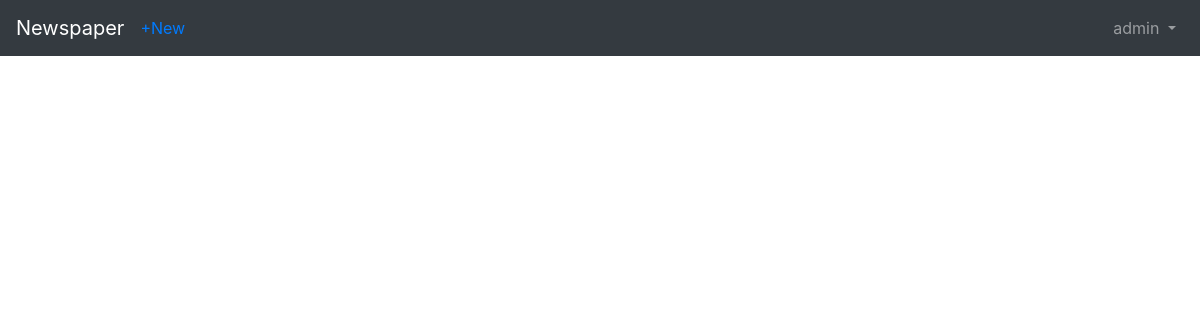
The page /articles/ (signed in) on the database as committed earlier.
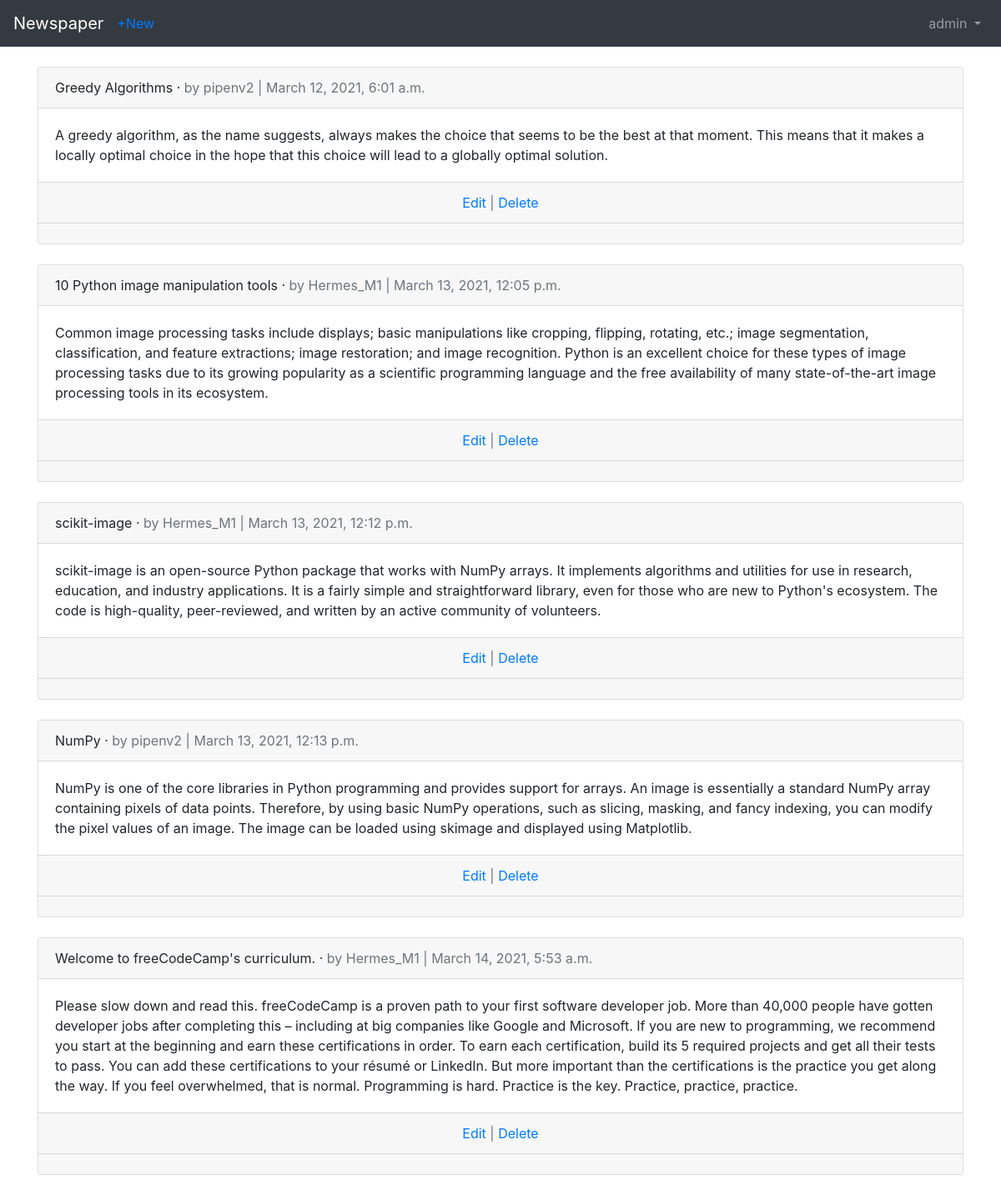
The same page on the database as committed later.
### users/models.py (models this page shows)
class CustomUser(AbstractUser):
    age = models.PositiveIntegerField(null=True, blank=True)

### articles/models.py (models this page shows, shortened)
class Article(models.Model):
    title = models.CharField(max_length = 255)
    body = models.TextField()
    date = models.DateTimeField(auto_now_add = True)
    author = models.ForeignKey(get_user_model(), on_delete=models.CASCADE)

### articles/views.py (the view)
# urls.py: path('', ArticleListView.as_view(), name='article_list'),
class ArticleListView(LoginRequiredMixin, ListView):
    model = Article
    template_name = 'article_list.html'
    login_url = 'login'

### templates/article_list.html (shortened to what this page needs)
{% extends 'base.html' %}
{% block content %}
    {% for article in object_list %}
    <div class="card">
        <div class="card-header">
            <span class="font-weight-blod">
                {{ article.title }}
            </span> &middot;
            <span class="text-muted">
                by {{ article.author }} | {{ article.date }}
            </span>
        </div>
        <div class="card-body">
            {{ article.body }}
        </div>
        <div class="card-footer text-center text-muted">
            <a href="{% url 'article_edit' article.pk %}">Edit</a> | <a href="{% url 'article_delete' article.pk %}">Delete</a>
        </div>
        <div class="card-footer">
        </div>
    </div>
    <br>
    {% endfor %}
{% endblock content %}

### templates/base.html (shortened to what this page needs)
<!DOCTYPE html>
<html lang="en">
<head>
    <link rel="stylesheet" href="https://maxcdn.bootstrapcdn.com/bootstrap/4.0.0/css/bootstrap.min.css">
</head>
<body>
    <nav class="navbar navbar-expand-md navbar-dark bg-dark mb-4">
        <a class="navbar-brand" href="{% url 'home' %}">Newspaper</a>
        {% if user.is_authenticated %}
            <ul class='navbar-nav mr-auto'>
                <li class='nav-item'>
                    <a href="{% url 'article_new' %}">+New</a>
                </li>
            </ul>
        {% endif %}
        <div class="collapse navbar-collapse" id="navbarCollapse">
            {% if user.is_authenticated %}
            <ul  l class="navbar-nav ml-auto">
                <li class="nav-item">
                    <a class="nav-link dropdown-toggle" href="#" id="userMenu" data-toggle="dropdown" aria-haspopup="true" aria-expanded="false">
                        {{ user.username }}
                    </a>
                </li>
            </ul>
            {% else %}
            <form class="form-inline ml-auto">
                <a href="{% url 'login' %}" class="btn btn-outline-secondary">Log In</a>
                <a href="{% url 'signup' %}" class="btn btn-primary ml-2">Sign up</a>
            </form>
            {% endif %}
        </div>
    </nav>
    <div class="container">
    {% block content %}
    {% endblock content %}
    </div>
</body>
</html>

Rows that differ between the two databases and show on the page:
added Article: title "Greedy Algorithms", author "pipenv2", date "March 12, 2021, 6:01 a.m.", body "A greedy algorithm, as the name suggests, always makes the choice that seems to be the best at that moment. This means that it makes a locally optimal choice in the hope that this choice will lead to a globally optimal solution."
added Article: title "10 Python image manipulation tools", author "Hermes_M1", date "March 13, 2021, 12:05 p.m.", body "Common image processing tasks include displays; basic manipulations like cropping, flipping, rotating, etc.; image segmentation, classification, and feature extractions; image restoration; and image recognition. Python is an excellent choice for these types of image processing tasks due to its growing popularity as a scientific programming language and the free availability of many state-of-the-art image processing tools in its ecosystem."
added Article: title "scikit-image", author "Hermes_M1", date "March 13, 2021, 12:12 p.m.", body "scikit-image is an open-source Python package that works with NumPy arrays. It implements algorithms and utilities for use in research, education, and industry applications. It is a fairly simple and straightforward library, even for those who are new to Python's ecosystem. The code is high-quality, peer-reviewed, and written by an active community of volunteers."
added Article: title "NumPy", author "pipenv2", date "March 13, 2021, 12:13 p.m.", body "NumPy is one of the core libraries in Python programming and provides support for arrays. An image is essentially a standard NumPy array containing pixels of data points. Therefore, by using basic NumPy operations, such as slicing, masking, and fancy indexing, you can modify the pixel values of an image. The image can be loaded using skimage and displayed using Matplotlib."
added Article: title "Welcome to freeCodeCamp's curriculum.", author "Hermes_M1", date "March 14, 2021, 5:53 a.m.", body "Please slow down and read this. freeCodeCamp is a proven path to your first software developer job. More than 40,000 people have gotten developer jobs after completing this – including at big companies like Google and Microsoft. If you are new to programming, we recommend you start at the beginning and earn these certifications in order. To earn each certification, build its 5 required projects and get all their tests to pass. You can add these certifications to your résumé or LinkedIn. But more important than the certifications is the practice you get along the way. If you feel overwhelmed, that is normal. Programming is hard. Practice is the key. Practice, practice, practice."
